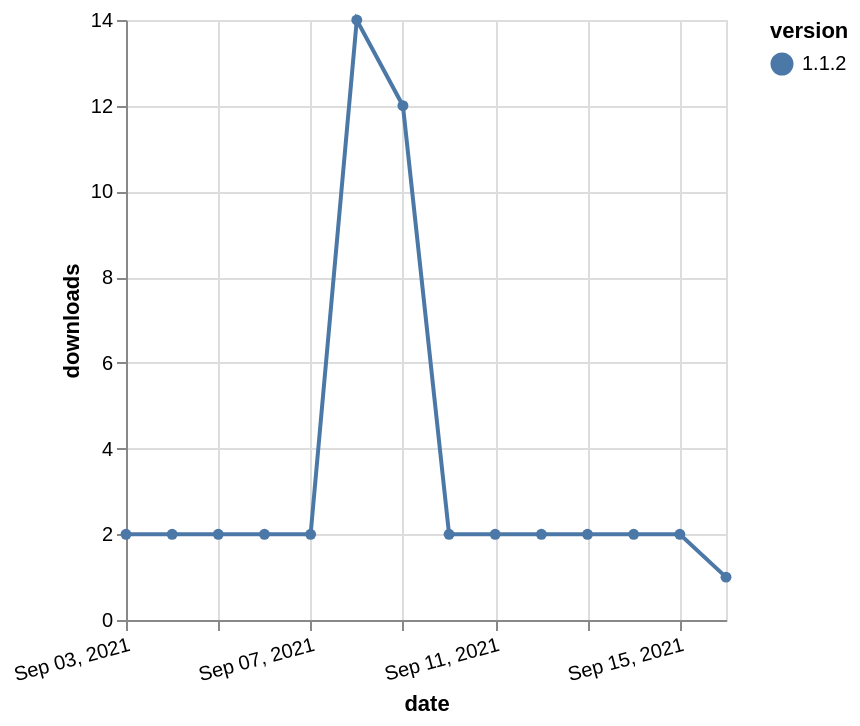

Here is the Vega-Lite specification saved for this chart:
### Vega-Lite specification from a JSON file in a GitHub repository (floating-point values rounded to 4 significant figures)
{"$schema": "https://vega.github.io/schema/vega-lite/v5.json", "description": "A simple bar chart with embedded data.", "data": {"values": [{"date": "2021-09-03", "total": 1344, "delta": 2, "version": "1.1.2"}, {"date": "2021-09-04", "total": 1346, "delta": 2, "version": "1.1.2"}, {"date": "2021-09-05", "total": 1348, "delta": 2, "version": "1.1.2"}, {"date": "2021-09-06", "total": 1350, "delta": 2, "version": "1.1.2"}, {"date": "2021-09-07", "total": 1352, "delta": 2, "version": "1.1.2"}, {"date": "2021-09-08", "total": 1366, "delta": 14, "version": "1.1.2"}, {"date": "2021-09-09", "total": 1378, "delta": 12, "version": "1.1.2"}, {"date": "2021-09-10", "total": 1380, "delta": 2, "version": "1.1.2"}, {"date": "2021-09-11", "total": 1382, "delta": 2, "version": "1.1.2"}, {"date": "2021-09-12", "total": 1384, "delta": 2, "version": "1.1.2"}, {"date": "2021-09-13", "total": 1386, "delta": 2, "version": "1.1.2"}, {"date": "2021-09-14", "total": 1388, "delta": 2, "version": "1.1.2"}, {"date": "2021-09-15", "total": 1390, "delta": 2, "version": "1.1.2"}, {"date": "2021-09-16", "total": 1391, "delta": 1, "version": "1.1.2"}]}, "width": "container", "mark": {"type": "line", "point": {"filled": true}}, "encoding": {"x": {"field": "date", "type": "temporal", "timeUnit": "yearmonthdate", "title": "date", "axis": {"labelAngle": -15}}, "y": {"field": "delta", "type": "quantitative", "title": "downloads"}, "color": {"field": "version", "type": "nominal"}, "tooltip": {"field": "delta"}}}
